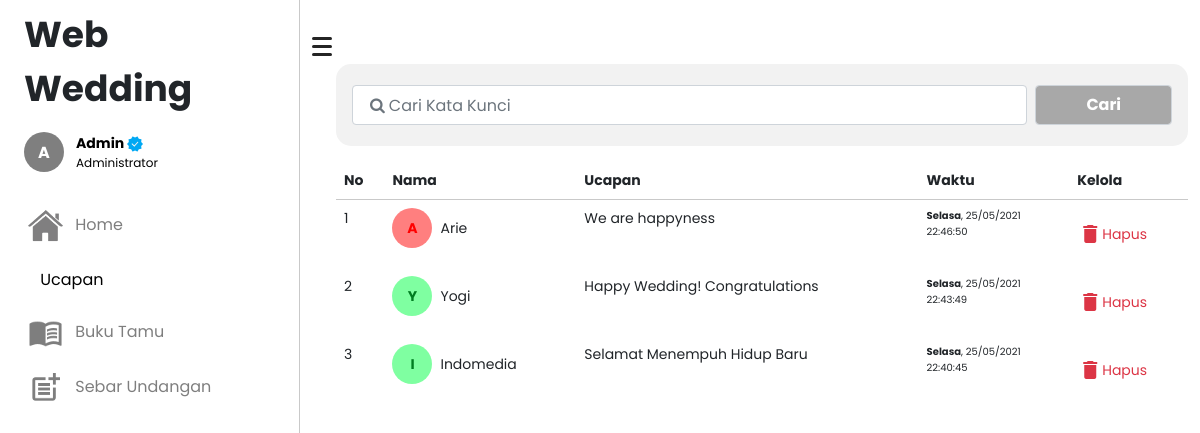
Page /ucapan.php (signed in) on the committed database.
### tables this page shows
CREATE TABLE `ucapan` (
  `id` int(11) NOT NULL,
  `nama` varchar(100) DEFAULT NULL,
  `komentar` text DEFAULT NULL,
  `waktu` text DEFAULT NULL
);

### ucapan.php (the view, shortened to what this page needs)
<?php
$conn = mysqli_connect('localhost', 'root', '', 'webwedding');
$ucapan = mysqli_query($conn, "SELECT *FROM ucapan ORDER BY id DESC");
?>
<!DOCTYPE html>
<html lang="en">
<head>
    <link rel="stylesheet" href="assets/css/main.css">
    <link href="https://cdn.jsdelivr.net/npm/bootstrap@5.0.1/dist/css/bootstrap.min.css" rel="stylesheet">
</head>
<body>
    <div class="container-fluid">
        <div class="row flex-nowrap">
            <div class="col-auto col-md-3 col-xl-3 px-sm-2 px-0 sidebar">
                <div class="d-flex flex-column align-items-center align-items-sm-start px-3 pt-2 text-white min-vh-100">
                    <a href="index" class="d-flex align-items-center pb-3 mb-md-0 me-md-auto text-white text-decoration-none">
                        <span class="fs-5 text-dark fw-bold" id="title">Web Wedding</span>
                    </a>
                    <ul class="nav nav-pills flex-column mb-sm-auto mb-0 align-items-left align-items-sm-start" id="menu">
                        <li class="nav-item">
                            <div class="dropdown pb-4">
                                <a href="#" class="d-flex align-items-center text-decoration-none" id="dropdownUser1" data-bs-toggle="dropdown" aria-expanded="false">
                                    <span style='background: rgb(0,0,0,.5); color:white' class='inisial rounded-circle me-2'>
                                        <span class='text-uppercase position-absolute fw-bold coba'><?= substr($_SESSION["login"], 0, 1);; ?></span>
                                    </span>
                                    <div class="row">
                                        <span class="ms-1 fw-bold text-capitalize" id="nama"><?= $_SESSION["login"]; ?> <img src="assets/img/check-verifed.png" alt="" width="16"></span>
                                        <span class="ms-1" id="sebagai">Administrator</span>
                                    </div>
                                </a>
                            </div>
                        </li>
                        <li>
                            <a href="index" class="nav-link px-0 align-middle" style="opacity: .5;">
                                <i class="fs-4 bi-table"></i> <span class="ms-1" id="navigasi"><img src="assets/img/home-page.png" class="me-2" width="35" alt=""> Home</span></a>
                        </li>
                        <li>
                            <a href="ucapan" class="nav-link px-0 align-middle">
                                <i class="fs-4 bi-table"></i> <span class="ms-1" id="navigasi"><img src="assets/img/outline_message_black_24dp.png" class="me-2" width="35" alt=""> Ucapan</span></a>
                        </li>
                        <li>
                            <a href="buku-tamu" class="nav-link px-0 align-middle" style="opacity: .5;">
                                <i class="fs-4 bi-table"></i> <span class="ms-1" id="navigasi"><img src="assets/img/outline_menu_book_black_24dp.png" class="me-2" width="35" alt=""> Buku Tamu</span></a>
                        </li>
                        <li>
                            <a href="sebar-undangan" class="nav-link px-0 align-middle" style="opacity: .5;">
                                <i class="fs-4 bi-table"></i> <span class="ms-1" id="navigasi"><img src="assets/img/outline_post_add_black_24dp.png" class="me-2" width="35" alt=""> Sebar Undangan</span></a>
                        </li>
                    </ul>
                </div>
            </div>
            <span class="text-dark position-relative" style="width: 0!important; top:2em; cursor:pointer" id="btn-burger" onclick="btnBurger()">
                <div class="humberger"></div>
                <div class="humberger"></div>
                <div class="humberger"></div>
            </span>
            <div class="col py-3 mt-5" id="content">
                <form action="" class="form-cari" method="POST">
                    <div class="mb-3 d-flex p-3">
                        <input class="form-control mainLoginInput me-2" type="text" placeholder="&#61442; Cari Kata Kunci" name="keyword" autocomplete="off" autofocus />
                        <button type="submit" class="form-control btncari text-white fw-bold" name="cari">Cari</button>
                    </div>
                </form>
                <table class="table table-borderless">
                    <thead>
                        <tr style="border-bottom: 1px solid #C9C9C9;">
                            <th scope="col">No</th>
                            <th scope="col">Nama</th>
                            <th scope="col">Ucapan</th>
                            <th scope="col">Waktu</th>
                            <th scope="col">Kelola</th>
                        </tr>
                    </thead>
                    <tbody>
                        <?php $i = 1 ?>
                        <?php foreach ($ucapan as $crs) : ?>
                            <tr>
                                <td><?= $i++; ?></td>
                                <td class="d-flex align-items-center">
                                    <?php
                                    $nama = substr($crs["nama"], 0, 1);
                                    if ($nama == "A" || $nama == "D" || $nama == "H" || $nama == "L" || $nama == "P" || $nama == "T" || $nama == "X") {
                                        echo "
                                                <span style='background: rgb(255,0,0,.5); color:red' class='inisial rounded-circle me-2'>
                                                <span class='text-uppercase position-absolute fw-bold coba'>$nama</span>
                                                </span>
                                                ";
                                    } else if ($nama == "B" || $nama == "E" || $nama == "I" || $nama == "M" || $nama == "Q" || $nama == "U" || $nama == "Y") {
                                        echo "
                                                <span style='background: rgb(0,255,68,.5);color:#007D21' class='inisial rounded-circle me-2'>
                                                <span class='text-uppercase position-absolute fw-bold coba'>$nama</span>
                                                </span>
                                                ";
                                    } else if ($nama == "C" || $nama == "F" || $nama == "J" || $nama == "N" || $nama == "R" || $nama == "V" || $nama == "Z") {
                                        echo "
                                                <span style='background: rgb(255,180,4,.5); color:#D29B19' class='inisial rounded-circle me-2'>
                                                <span class='text-uppercase position-absolute fw-bold coba'>$nama</span>
                                                </span>
                                                ";
                                    } else {
                                        echo "
                                                <span style='background: rgb(8,0,255,.5); color:#0700DC' class='inisial rounded-circle me-2'>
                                                <span class='text-uppercase position-absolute fw-bold coba'>$nama</span>
                                                </span>
                                                ";
                                    }
                                    ?>
                                    <?= $crs["nama"]; ?>
                                </td>
                                <td><?= $crs["komentar"]; ?></td>
                                <td class="waktu"><?= $crs["waktu"]; ?></td>
                                <td><a href="delete.php?id=<?= $crs['id'] ?>" class="btn d-flex align-items-center delete text-danger" onclick="return confirm('Yakin Ingin Menghapus')"><span class="material-icons">delete</span> Hapus</a></td>
                            </tr>
                        <?php endforeach; ?>
                    </tbody>
                </table>
            </div>
        </div>
    </div>
</body>
</html>

### assets/css/main.css (style rules this page uses)
#title { font-family: "poppins"; font-size: 36px !important; }
#menu { font-family: "poppins"; }
#menu li a { color: black; }
#menu li a #nama { font-size: 14px; }
#menu li a #sebagai { font-size: 12px; }
.sidebar { border-right: 1px solid #c9c9c9; }
.mainLoginInput, .btncari { height: 40px; padding: 0px; font-size: 30px; margin: 5px 0; }
.btncari { width: initial !important; padding: 0 50px !important; background-color: #a8a8a8 !important; -webkit-transition: 0.3s !important; transition: 0.3s !important; }
.mainLoginInput::placeholder { font-family: FontAwesome, poppins; font-weight: normal; overflow: visible; vertical-align: top; display: inline-block !important; padding-left: 5px; padding-top: 2px; color: #c27c70; }
.form-cari { background-color: #f2f2f2; border-radius: 15px; }
#content { font-family: "poppins"; }
#content td { line-height: initial !important; }
#content .delete { -webkit-transition: 0.3s; transition: 0.3s; }
#content table, #content .delete { font-size: 14px; padding: initial; }
#content td, #content .delete { line-height: 50px; }
span.inisial { display: -webkit-box; display: -ms-flexbox; display: flex; -webkit-box-align: center; -ms-flex-align: center; align-items: center; -webkit-box-pack: center; -ms-flex-pack: center; justify-content: center; padding: 20px; line-height: initial; }
span.inisial span { font-family: 20px; }
.waktu { font-size: 10px; }
div.humberger { width: 20px; height: 3px; border-radius: 5px; background-color: #242424; margin: 5px 0; }
@media (min-width: 920px) { .sidebar { display: initial; } }

### rows in the picture
ucapan: nama "A", nama "Arie", komentar "We are happyness", waktu "Selasa , 25/05/2021 22:46:50"
ucapan: nama "Y", nama "Yogi", komentar "Happy Wedding! Congratulations", waktu "Selasa , 25/05/2021 22:43:49"
ucapan: nama "I", nama "Indomedia", komentar "Selamat Menempuh Hidup Baru", waktu "Selasa , 25/05/2021 22:40:45"

### other values in the picture
substr($_SESSION["login"], 0, 1) "A"
$_SESSION["login"] "Admin"
